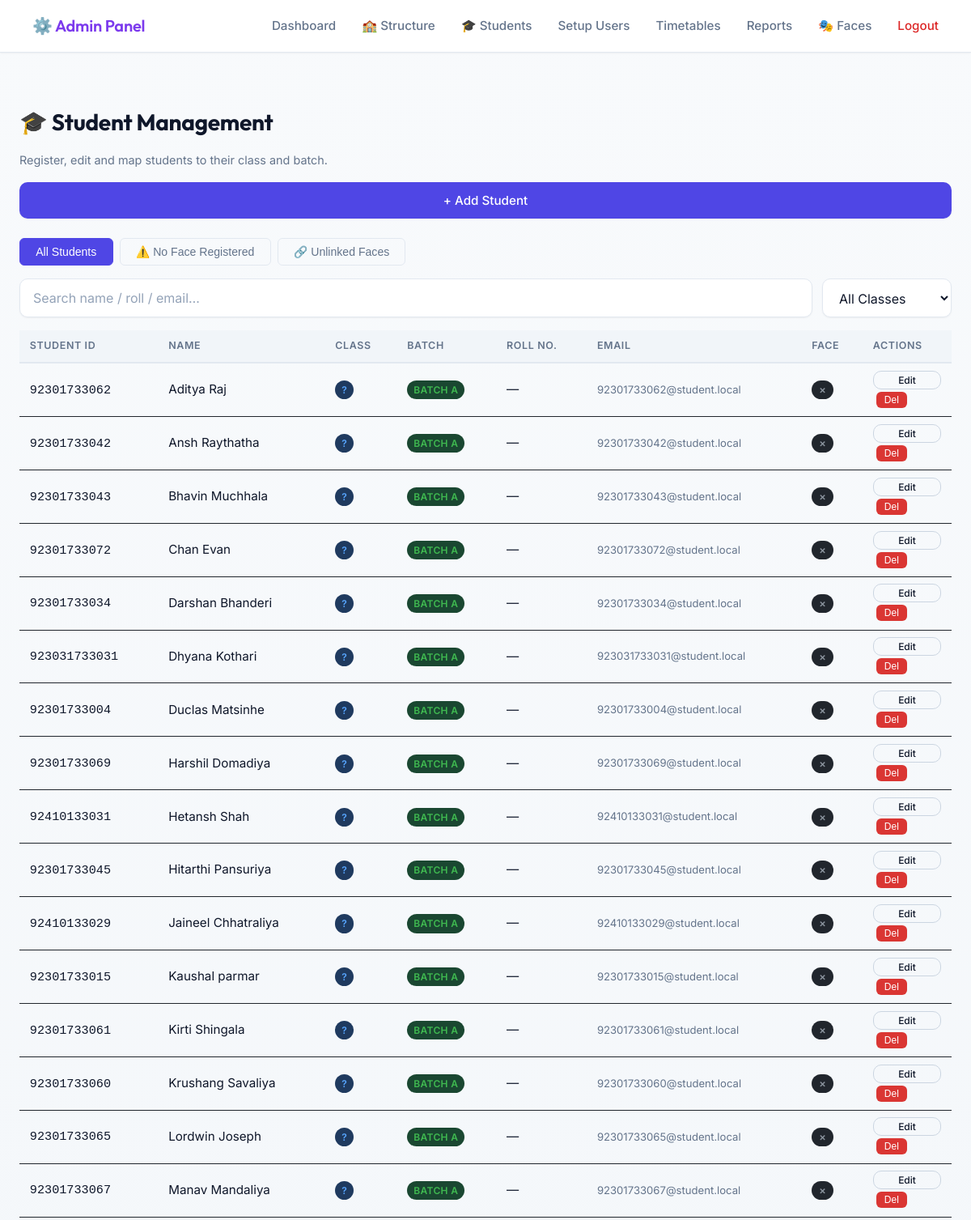
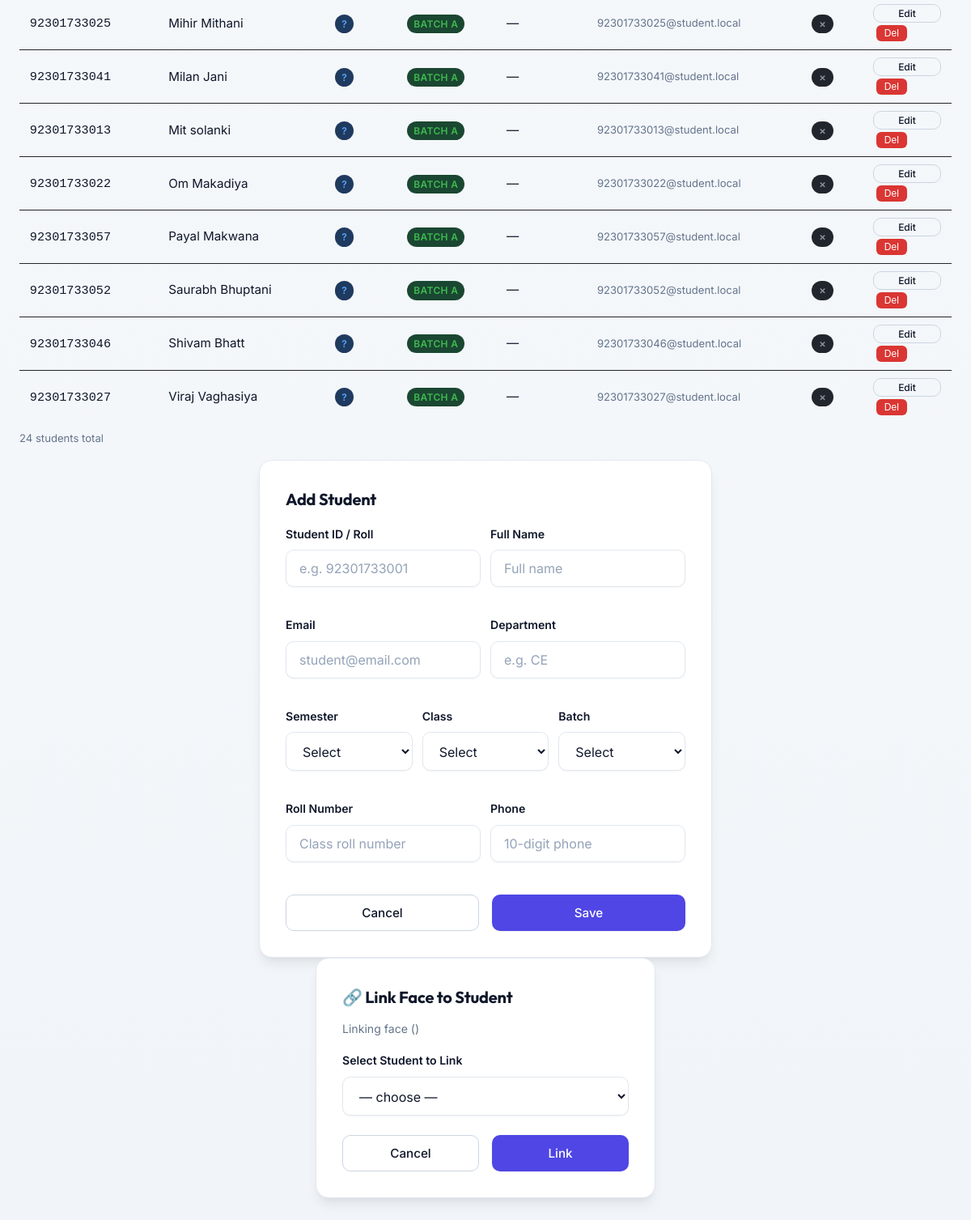
Page /admin/students (signed in) on the committed database (2 pictures, top to bottom).
### tables this page shows
CREATE TABLE students (
                id INTEGER PRIMARY KEY AUTOINCREMENT,
                student_id TEXT UNIQUE NOT NULL,
                name TEXT NOT NULL,
                email TEXT UNIQUE NOT NULL,
                department TEXT NOT NULL,
                created_at TIMESTAMP DEFAULT CURRENT_TIMESTAMP,
                is_active BOOLEAN DEFAULT 1
            , class_id INTEGER, batch_id INTEGER, roll_number TEXT, phone TEXT, face_pid TEXT);

### app.py (the view)
    def wrap(*args, **kwargs):
        if not session.get("admin_logged_in"):
            return redirect(url_for("admin_login"))
        return f(*args, **kwargs)

### app.py (called while the page is built)
def get_db():
    return Database()

def admin_required(f):
    def wrap(*args, **kwargs):
        if not session.get("admin_logged_in"):
            return redirect(url_for("admin_login"))
        return f(*args, **kwargs)
    wrap.__name__ = f.__name__
    return wrap

### database.py (called while the page is built)
    def connect(self):
        self.conn   = sqlite3.connect(DB_PATH)
        self.cursor = self.conn.cursor()

    def disconnect(self):
        if self.conn:
            self.conn.close()
            self.conn   = None
            self.cursor = None

    def _add_column_if_missing(self, table, column, col_type):
        try:
            self.cursor.execute(f"ALTER TABLE {table} ADD COLUMN {column} {col_type}")
        except sqlite3.OperationalError:
            pass  # Column already exists

    def get_all_semesters(self):
        self.connect()
        self.cursor.execute('SELECT * FROM semesters ORDER BY number')
        r = self.cursor.fetchall(); self.disconnect(); return r

    def get_all_classes(self):
        self.connect()
        self.cursor.execute('''
            SELECT c.id, c.semester_id, c.name, c.section, s.number, s.label
            FROM classes c JOIN semesters s ON c.semester_id = s.id
            ORDER BY s.number, c.name
        ''')
        r = self.cursor.fetchall(); self.disconnect(); return r

    def get_all_batches(self):
        self.connect()
        self.cursor.execute('''
            SELECT b.id, b.class_id, b.name, c.name as class_name, s.number as semester
            FROM batches b
            JOIN classes c ON b.class_id = c.id
            JOIN semesters s ON c.semester_id = s.id
            ORDER BY s.number, c.name, b.name
        ''')
        r = self.cursor.fetchall(); self.disconnect(); return r

    def get_all_students(self):
        self.connect()
        self.cursor.execute('SELECT * FROM students WHERE is_active=1 ORDER BY name')
        r = self.cursor.fetchall(); self.disconnect(); return r

    def get_students_without_face(self):
        self.connect()
        self.cursor.execute('''
            SELECT * FROM students
            WHERE is_active=1 AND (face_pid IS NULL OR face_pid = '')
            ORDER BY name
        ''')
        r = self.cursor.fetchall(); self.disconnect(); return r

### templates/admin_students.html (shortened to what this page needs)
{% extends "admin_base.html" %}
{% block content %}
<div style="display:flex; justify-content:space-between; align-items:center; margin-top:1.5rem; flex-wrap:wrap; gap:1rem;">
    <div>
        <h2>🎓 Student Management</h2>
        <p style="color:var(--text-muted); font-size:0.9rem; margin:0;">Register, edit and map students to their class and batch.</p>
    </div>
    <button class="btn btn-primary" onclick="openAddModal()">+ Add Student</button>
</div>
<div class="section-tabs">
    <button class="tab-btn active" onclick="switchTab('list', this)">All Students</button>
    <button class="tab-btn" onclick="switchTab('noface', this)">⚠️ No Face Registered</button>
    <button class="tab-btn" onclick="switchTab('unlinked', this)">🔗 Unlinked Faces</button>
</div>
<div style="display:flex; gap:0.75rem; margin-bottom:1rem;" id="searchBar">
    <input id="searchQ" type="text" placeholder="Search name / roll / email…" style="flex:1;" oninput="searchStudents()">
    <select id="filterClass" onchange="searchStudents()" style="width:160px;">
        <option value="">All Classes</option>
    </select>
</div>
<div id="tab-list">
<div style="overflow-x:auto;">
<table class="student-table" id="studentTable">
    <thead>
        <tr>
            <th>Student ID</th><th>Name</th><th>Class</th><th>Batch</th>
            <th>Roll No.</th><th>Email</th><th>Face</th><th>Actions</th>
        </tr>
    </thead>
    <tbody id="studentBody">
        {% for stu in students %}
        <tr id="row-{{ stu[0] }}">
            <td><code>{{ stu[1] }}</code></td>
            <td>{{ stu[2] }}</td>
            <td>{% if stu[5] %}<span class="badge badge-blue">{{ class_map.get(stu[5], '?') }}</span>{% else %}<span class="badge badge-gray">—</span>{% endif %}</td>
            <td>{% if stu[6] %}<span class="badge badge-green">Batch {{ batch_map.get(stu[6], '?') }}</span>{% else %}<span class="badge badge-gray">—</span>{% endif %}</td>
            <td>{{ stu[7] or '—' }}</td>
            <td style="color:var(--text-muted); font-size:0.82rem;">{{ stu[3] }}</td>
            <td>{% if stu[9] %}<span class="badge badge-green">✓</span>{% else %}<span class="badge badge-gray">✗</span>{% endif %}</td>
            <td>
                <button class="btn btn-outline" style="font-size:0.75rem; padding:3px 10px;"
                    onclick="openEdit({{ stu[0] }}, {{ stu|tojson }})">Edit</button>
                <button style="background:#da3633; color:#fff; border:none; border-radius:6px; padding:3px 10px; font-size:0.75rem; cursor:pointer; margin-left:4px;"
                    onclick="deleteStudent({{ stu[0] }})">Del</button>
            </td>
        </tr>
        {% endfor %}
    </tbody>
</table>
</div>
<p style="color:var(--text-muted); font-size:0.82rem; margin-top:0.5rem;">{{ students|length }} students total</p>
</div>
<div class="modal-overlay" id="stuModal">
    <div class="modal" style="max-width:560px; max-height:90vh; overflow-y:auto;">
        <h3 id="stuModalTitle" style="margin-bottom:1rem;">Add Student</h3>
        <div class="form-grid-2" style="margin-bottom:0.75rem;">
            <div class="form-group"><label>Student ID / Roll</label><input id="iStudentId" placeholder="e.g. 92301733001"></div>
            <div class="form-group"><label>Full Name</label><input id="iName" placeholder="Full name"></div>
        </div>
        <div class="form-grid-2" style="margin-bottom:0.75rem;">
            <div class="form-group"><label>Email</label><input id="iEmail" type="email" placeholder="student@email.com"></div>
            <div class="form-group"><label>Department</label><input id="iDept" placeholder="e.g. CE"></div>
        </div>
        <div class="form-grid-3" style="margin-bottom:0.75rem;">
            <div class="form-group">
                <label>Semester</label>
                <select id="iSem" onchange="loadClassesInModal(this.value)">
                    <option value="">Select</option>
                </select>
            </div>
            <div class="form-group">
                <label>Class</label>
                <select id="iClass" onchange="loadBatchesInModal(this.value)">
                    <option value="">Select</option>
                </select>
            </div>
            <div class="form-group">
                <label>Batch</label>
                <select id="iBatch">
                    <option value="">Select</option>
                </select>
            </div>
        </div>
        <div class="form-grid-2" style="margin-bottom:0.75rem;">
            <div class="form-group"><label>Roll Number</label><input id="iRoll" placeholder="Class roll number"></div>
            <div class="form-group"><label>Phone</label><input id="iPhone" placeholder="10-digit phone"></div>
        </div>
        <div style="display:flex; gap:1rem; margin-top:1rem;">
            <button class="btn btn-outline" style="flex:1;" onclick="closeStuModal()">Cancel</button>
            <button class="btn btn-primary" style="flex:1;" id="stuSaveBtn" onclick="saveStudent()">Save</button>
        </div>
    </div>
</div>
<div class="modal-overlay" id="linkModal">
    <div class="modal" style="max-width:420px;">
        <h3 style="margin-bottom:0.75rem;">🔗 Link Face to Student</h3>
        <p style="color:var(--text-muted); font-size:0.88rem; margin-bottom:1rem;">
            Linking face <strong id="linkFaceName"></strong> (<code id="linkFacePid"></code>)
        </p>
        <div class="form-group">
            <label>Select Student to Link</label>
            <select id="linkStudentSel">
                <option value="">— choose —</option>
            </select>
        </div>
        <div style="display:flex; gap:1rem; margin-top:1rem;">
            <button class="btn btn-outline" style="flex:1;" onclick="closeLinkModal()">Cancel</button>
            <button class="btn btn-primary" style="flex:1;" onclick="confirmLink()">Link</button>
        </div>
    </div>
</div>
{% endblock %}

### static/css/styles.css (style rules this page uses)
:root { --bg-primary: #f8fafc; --bg-color-gradient: linear-gradient(180deg, #f8fafc 0%, #f1f5f9 100%); --bg-card: #ffffff; --bg-hover: #f1f5f9; --border-color: #e2e8f0; --border-light: #cbd5e1; --text-primary: #0f172a; --text-muted: #64748b; --text-inverse: #ffffff; --accent-blue: #4f46e5; --accent-blue-hover: #4338ca; --accent-green: #059669; --accent-green-hover: #047857; --accent-red: #dc2626; --accent-red-hover: #b91c1c; --accent-purple: #7c3aed; --accent-gold: #d97706; --shadow-sm: 0 1px 2px 0 rgba(0, 0, 0, 0.05); --shadow-md: 0 4px 6px -1px rgba(0, 0, 0, 0.05), 0 2px 4px -1px rgba(0, 0, 0, 0.03); --shadow-lg: 0 10px 15px -3px rgba(0, 0, 0, 0.08), 0 4px 6px -2px rgba(0, 0, 0, 0.04); --radius-md: 10px; --radius-lg: 16px; --radius-full: 9999px; --transition-fast: 0.15s ease-in-out; --transition-smooth: 0.3s cubic-bezier(0.4, 0, 0.2, 1); }
* { box-sizing: border-box; margin: 0; padding: 0; }
body { font-family: 'Inter', system-ui, -apple-system, sans-serif; background-color: var(--bg-primary); background-image: var(--bg-color-gradient); background-attachment: fixed; color: var(--text-primary); line-height: 1.6; min-height: 100vh; display: flex; flex-direction: column; -webkit-font-smoothing: antialiased; -moz-osx-font-smoothing: grayscale; }
h1, h2, h3, h4, .nav-brand { font-family: 'Outfit', 'Inter', sans-serif; font-weight: 700; letter-spacing: -0.01em; color: var(--text-primary); margin-bottom: 0.75rem; }
h2 { font-size: 1.75rem; }
h3 { font-size: 1.25rem; }
p { margin-bottom: 1rem; color: var(--text-muted); }
.form-group { margin-bottom: 1.5rem; }
label { display: block; margin-bottom: 0.5rem; font-weight: 600; font-size: 0.88rem; color: var(--text-primary); }
input, select { width: 100%; padding: 0.75rem 1rem; background: #ffffff; border: 1px solid var(--border-color); border-radius: var(--radius-md); color: var(--text-primary); font-family: inherit; font-size: 1rem; box-shadow: var(--shadow-sm); transition: all var(--transition-fast); }
input::placeholder, select::placeholder { color: #94a3b8; }
.btn { display: inline-block; padding: 0.75rem 1.5rem; border: 1px solid transparent; border-radius: var(--radius-md); font-family: inherit; font-weight: 500; font-size: 0.95rem; cursor: pointer; text-align: center; transition: all var(--transition-fast); color: var(--text-inverse); text-decoration: none; width: 100%; box-shadow: var(--shadow-sm); display: flex; align-items: center; justify-content: center; gap: 0.5rem; }
.btn-primary { background: var(--accent-blue); }
.btn-outline { background: transparent; border: 1px solid var(--border-light); color: var(--text-primary); box-shadow: none; }
table { width: 100%; border-collapse: collapse; min-width: 600px; }
th, td { padding: 1rem 1.25rem; text-align: left; border-bottom: 1px solid var(--border-color); font-size: 0.95rem; color: var(--text-primary); }
th { background: var(--bg-hover); color: var(--text-muted); font-weight: 600; font-size: 0.82rem; text-transform: uppercase; letter-spacing: 0.05em; white-space: nowrap; }
tr { transition: background var(--transition-fast); }
tr:last-child td { border-bottom: none; }
.badge { display: inline-block; padding: 0.25rem 0.6rem; border-radius: var(--radius-md); font-size: 0.75rem; font-weight: 600; text-transform: uppercase; letter-spacing: 0.03em; }
.modal { position: relative; background: var(--bg-card); padding: 2rem; border-radius: var(--radius-lg); border: 1px solid var(--border-color); box-shadow: var(--shadow-lg); width: 95%; max-width: 440px; margin: 0 auto; }

### rows in the picture
students: student "92301733062", name "Aditya Raj", get "?", get "A", stu "—", email "92301733062@student.local"
students: student "92301733042", name "Ansh Raythatha", get "?", get "A", stu "—", email "92301733042@student.local"
students: student "92301733043", name "Bhavin Muchhala", get "?", get "A", stu "—", email "92301733043@student.local"
students: student "92301733072", name "Chan Evan", get "?", get "A", stu "—", email "92301733072@student.local"
students: student "92301733034", name "Darshan Bhanderi", get "?", get "A", stu "—", email "92301733034@student.local"
students: student "923031733031", name "Dhyana Kothari", get "?", get "A", stu "—", email "923031733031@student.local"
students: student "92301733004", name "Duclas Matsinhe", get "?", get "A", stu "—", email "92301733004@student.local"
students: student "92301733069", name "Harshil Domadiya", get "?", get "A", stu "—", email "92301733069@student.local"
students: student "92410133031", name "Hetansh Shah", get "?", get "A", stu "—", email "92410133031@student.local"
students: student "92301733045", name "Hitarthi Pansuriya", get "?", get "A", stu "—", email "92301733045@student.local"
students: student "92410133029", name "Jaineel Chhatraliya", get "?", get "A", stu "—", email "92410133029@student.local"
students: student "92301733015", name "Kaushal parmar", get "?", get "A", stu "—", email "92301733015@student.local"
students: student "92301733061", name "Kirti Shingala", get "?", get "A", stu "—", email "92301733061@student.local"
students: student "92301733060", name "Krushang Savaliya", get "?", get "A", stu "—", email "92301733060@student.local"
students: student "92301733065", name "Lordwin Joseph", get "?", get "A", stu "—", email "92301733065@student.local"
students: student "92301733067", name "Manav Mandaliya", get "?", get "A", stu "—", email "92301733067@student.local"
students: student "92301733025", name "Mihir Mithani", get "?", get "A", stu "—", email "92301733025@student.local"
students: student "92301733041", name "Milan Jani", get "?", get "A", stu "—", email "92301733041@student.local"
students: student "92301733013", name "Mit solanki", get "?", get "A", stu "—", email "92301733013@student.local"
students: student "92301733022", name "Om Makadiya", get "?", get "A", stu "—", email "92301733022@student.local"
students: student "92301733057", name "Payal Makwana", get "?", get "A", stu "—", email "92301733057@student.local"
students: student "92301733052", name "Saurabh Bhuptani", get "?", get "A", stu "—", email "92301733052@student.local"
students: student "92301733046", name "Shivam Bhatt", get "?", get "A", stu "—", email "92301733046@student.local"
students: student "92301733027", name "Viraj Vaghasiya", get "?", get "A", stu "—", email "92301733027@student.local"

### other values in the picture
{{ students|length }} "24"
